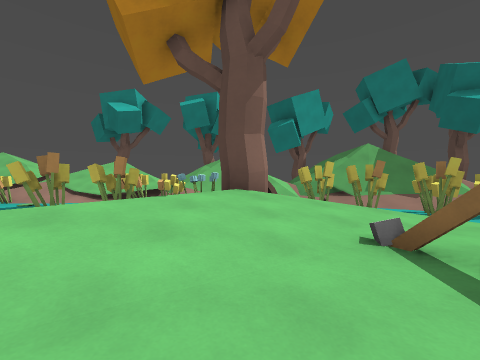
View 1 (above)

12 first-person views from a walk through a level from a Godot 3-D game. The camera is 1.2 m above the floor, looks level and sees 90° across. The floor is counted in squares, 2 m on a side. Each view is taken from the middle of a square. On the plan, view 1 faces up. The plan holds only what a view shows up to about 9 squares ahead; the rest is blank. The place goes on beyond the plan.

View 2
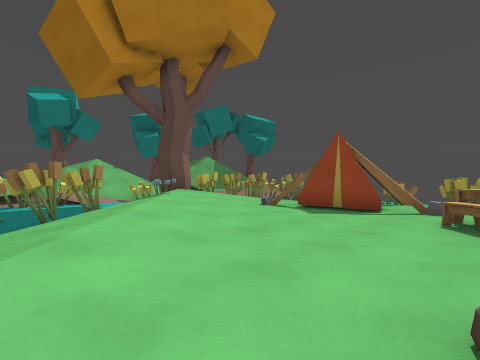

View 3
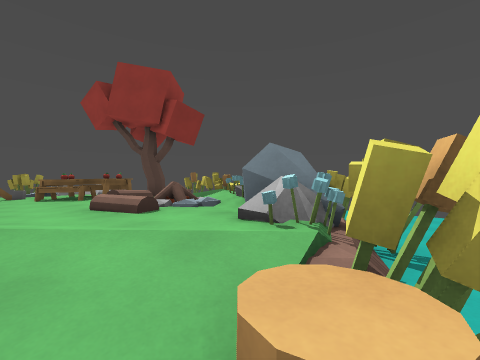

View 4
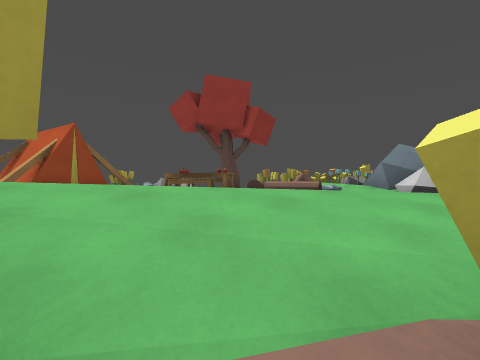

View 5
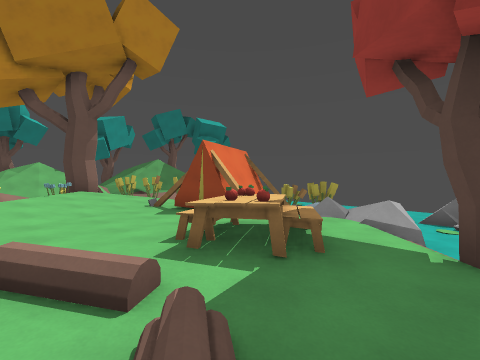

View 6
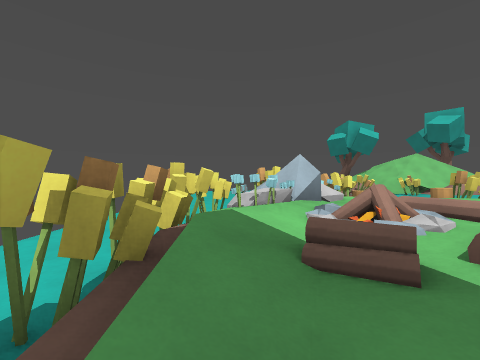

View 7
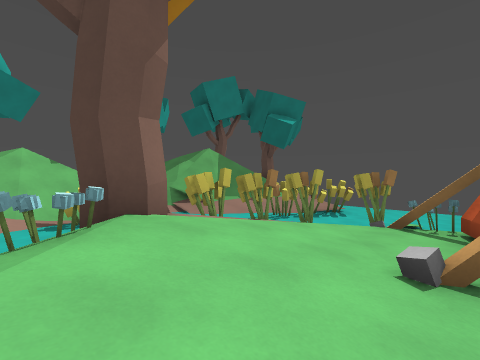

View 8
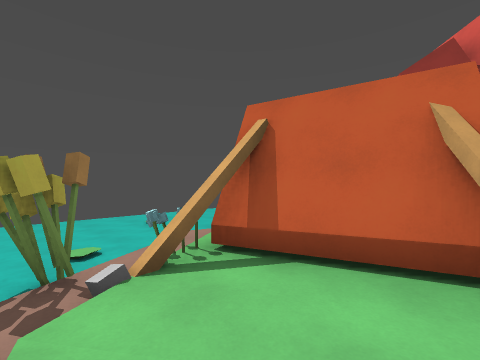

View 9
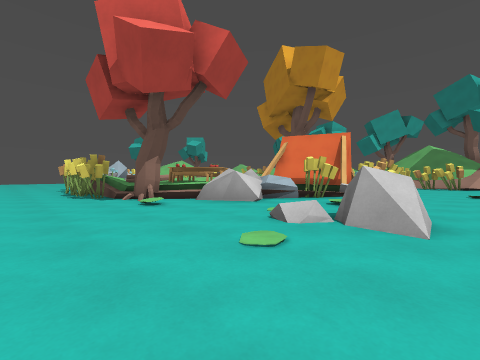

View 10
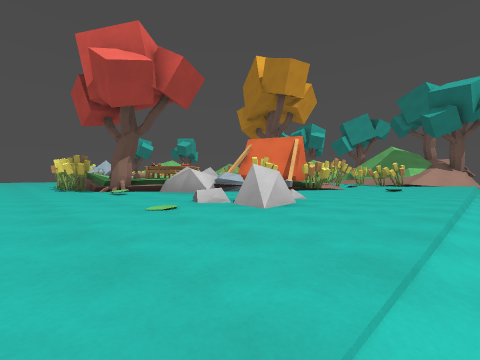

View 11
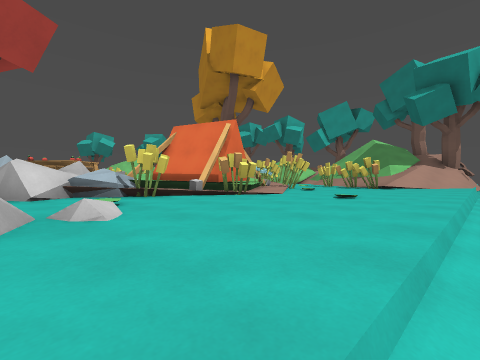

View 12
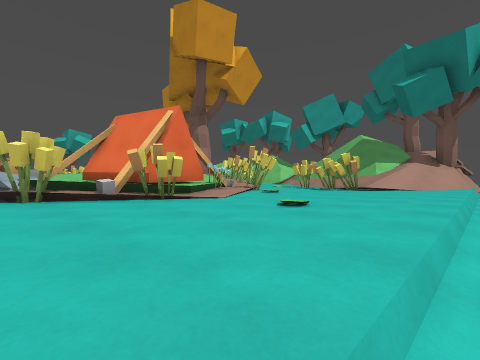

### Floor plan
Key: @ floor where view 1 was taken; # wall or solid block; . main floor; : floor 0.25 m higher than the main floor; - floor 0.25 m lower than the main floor; + floor 0.5 m higher than the main floor; _ floor 0.5 m lower than the main floor; * floor 0.75 m higher than the main floor; % floor 1 m higher than the main floor; & floor 1.25 m higher than the main floor; / step, stairs or slope; = window, fence, low wall or low ledge; ^ raised ledge; v drop or lower ground.
Columns run from 8 left of view 1 to 10 right of it. Each row starts with its distance up from view 1.
 12        //
 11        ///
 10        /// //    #v
  9 /////#///  ///////
  8 #:::##:::  ://////
  7  :: :::::   ://///
  6     :::   # :##//.
  5     :#//#####::#..
  4     /#/=&&//##....
  3      /&&&%**##:.../
  2   :#/&&&%*#+#/..../
  1  ##*&&&%**###+..:./
  0   *%&&**@*#####.../
 -1  /*&%%****#*//..../
 -2  #%%%%%*^^*###..../
 -3  :##%=#%^^*==...../
 -4  :##/=#***/##..=../
 -5  ::##=//*/#.../=.-/
 -6  :.#######.....---/
 -7   ............----_
 -8   ...........-----_

Positions as (right, up) in squares from view 1, and headings:
1: (0, 0), facing up
2: (-4, -2), facing up-right
3: (-7, -1), facing down-right
4: (-6, 2), facing down-right
5: (-2, -5), facing up-right
6: (0, -5), facing left
7: (-1, 2), facing up-right
8: (2, 4), facing down-right
9: (8, -8), facing up-left
10: (10, -8), facing up-left
11: (10, -4), facing up-left
12: (10, -2), facing up-left
